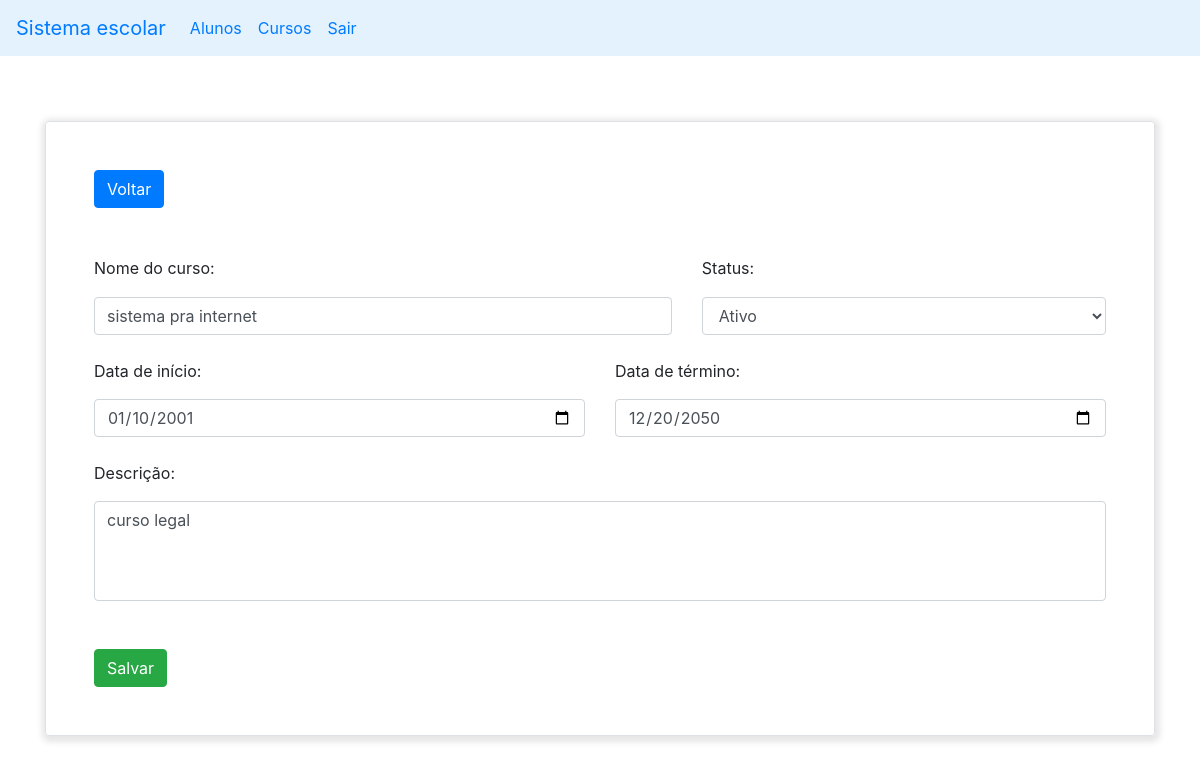
Page /view/editar_curso.php?id=1 on the committed database.
### tables this page shows
CREATE TABLE `courses` (
  `id` int(11) NOT NULL,
  `nameCourse` varchar(200) NOT NULL,
  `description` text NOT NULL,
  `dateStart` date NOT NULL,
  `dateFinish` date NOT NULL,
  `status` tinyint(1) NOT NULL,
  `created_at` timestamp NULL DEFAULT current_timestamp(),
  `updated_at` timestamp NULL DEFAULT NULL
);

### models/Courses.php (called while the page is built, shortened)
<?php
class Courses {
  private $nameCourse;
  private $description;
  private $dateStart;
  private $dateFinish;
  private $status;
  public function getNameCourse() {
    return $this->nameCourse;
  }
  public function setNameCourse($name) {
    $this->nameCourse = $name;
  }
  public function getDescription() {
    return $this->description;
  }
  public function setDescription($description) {
    $this->description = $description;
  }
  public function getDateStart() {
    return date("d-m-Y", strtotime($this->dateStart));
  }
  public function setDateStart($dateStart) {
    $this->dateStart = $dateStart;
  }
  public function getDateFinish() {
    return date("d-m-Y", strtotime($this->dateFinish));
  }
  public function setDateFinish($dateFinish) {
    $this->dateFinish = $dateFinish;
  }
  public function getStatus() {
    if($this->status === '1') {
      return 1;
    } else {
      return 0;
    }
  }
  public function setStatus($Status) {
    $this->status = $Status;
  }
}

### view/editar_curso.php (the view, shortened to what this page needs)
<?php
  include_once '../config.php';
  include_once '../models/Courses.php';
  $id = $_GET['id'];
  $sql = $pdo->query("SELECT * FROM courses WHERE id =".$id);
  $course = [];
  if($sql->rowCount() > 0){
    $data = $sql->fetch();
    $course1 = new Courses();
    $course1->setId($data['id']);
    $course1->setNameCourse($data['nameCourse']);
    $course1->setDescription($data['description']);
    $course1->setDateStart($data['dateStart']);
    $course1->setDateFinish($data['dateFinish']);
    $course1->setStatus($data['status']);
    $course[] = $course1;
  }
?>
  <?php include_once './header.php'?>
  <main class="d-flex container align-items-center" style="height: calc(100vh - 56px); ">
    <div class="container-fluid border rounded p-5" style="box-shadow: 1px 2px 6px 4px rgba(0,0,0,0.1)">
      <a type="button" href="./cursos.php" class="btn btn-primary">Voltar</a>
      <form action="../controllers/editar_curso_action.php" method="POST" class="mt-5">
        <div class="row mt-4">
          <div class="col-md-7">
            <p class="fw-bold">Nome do curso:</p>
          </div>
          <div class="col-md-3">
            <p class="fw-bold">Status:</p>
          </div>
        </div>
        <div class="row">
          <div class="col-md-7">
          </div>
          <div class="col-md-7">
            <input type="text" class="form-control" name="name" id="name" aria-describedby="name" value="<?=$course[0]->getNameCourse();?>">
          </div>
          <div class="col-md-5">
            <select class="form-control" aria-label="Selecione" name="status">
              <option value="1" <?php if($course[0]->getStatus() == 1) echo 'selected';?>>Ativo</option>
            </select>
          </div>
        </div>
        <div class="row mt-4">
          <div class="col-md-6">
            <p class="fw-bold">Data de início:</p>
          </div>
          <div class="col-md-6">
            <p class="fw-bold">Data de término:</p>
          </div>
        </div>
        <div class="row">
          <div class="col-md-6"><input type="date" class="form-control" name="dateStart" id="dateStart" aria-describedby="dateStart" value="<?=date('Y-m-d', strtotime($course[0]->getDateStart()));?>"></div>
          <div class="col-md-6"><input type="date" class="form-control" name="dateFinish" id="dateFinish" aria-describedby="dateFinish" value="<?=date('Y-m-d', strtotime($course[0]->getDateFinish()));?>"></div>
        </div>
        <div class="row mt-4">
          <div class="col-md-12">
            <p class="fw-bold">Descrição:</p>
          </div>
        </div>
        <div class="row mb-5">
          <div class="col-md-12">
            <textarea style="resize: none;height: 100px;" class="form-control" name="description" id="description" aria-describedby="description"><?=$course[0]->getDescription();?></textarea>
          </div>
        </div>
        <button type="submit" class="btn btn-success mr-2">Salvar</button>
      </form>
    </div>
  </main>
</body>
</html>

### rows in the picture
courses: name "sistema pra internet", status "Ativo", dateStart "01/10/2001", dateFinish "12/20/2050", description "curso legal"
